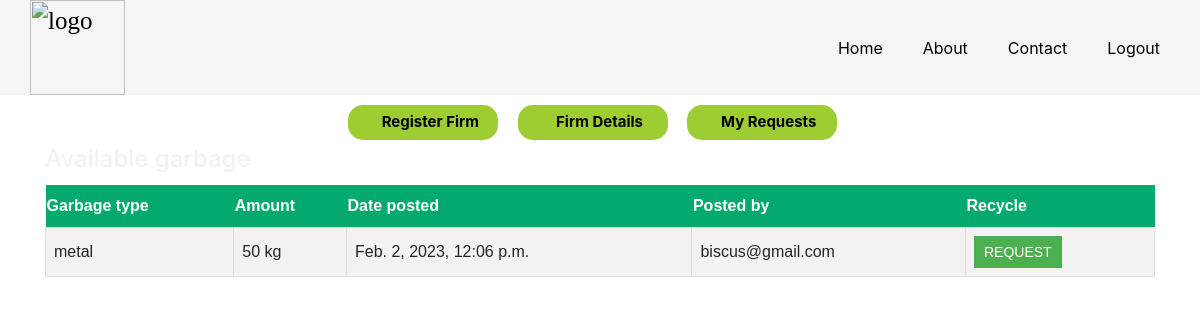
The page /recycler on the database its author committed.
### new/models.py (models this page shows, shortened)
class Garbage(models.Model):
    class GarbageType(models.TextChoices):
        ORGANIC= 'ORGANIC', ('Organic')
        GLASS= 'GLASS', ('Glass')
        PAPER= 'PAPER', ('Paper')
        WOOD= 'WOOD', ('Wood')
        PLASTIC= 'PLASTIC', ('Plastic')
        ELECTRONIC= 'ELECTRONIC', ('Electronic')
        CLOTH= 'CLOTH', ('Cloth')
        METAL= 'METAL', ('Metal')
    class Accepted(models.TextChoices):
        REQUEST = "REQUEST","REQUEST"
        PENDING = "PENDING","PENDING"
        RECYCLED = "RECYCLED","RECYCLED"
    User = get_user_model()
    ID = models.BigAutoField(primary_key=True)
    username = models.ForeignKey(User,on_delete=models.DO_NOTHING)
    Date = models.DateTimeField(auto_now_add=True)
    Garbage_Type = models.CharField(
        max_length=20,
        choices=GarbageType.choices,
        default=GarbageType.PLASTIC,
    )
    Amount = models.CharField(null=TRUE, blank=TRUE,max_length=50)
    Status = models.CharField(
        max_length=20,
        choices=Accepted.choices,
        default=Accepted.REQUEST,
    )
    class Meta:
        ordering = ['Status']

class User(AbstractUser):
    class Category(models.TextChoices):
        COLLECTOR = "COLLECTOR","COLLECTOR"
        RECYCLER = "RECYCLER","RECYCLER"
    category=models.CharField(_("Category"),max_length=50,choices=Category.choices,default=Category.COLLECTOR)
    username = models.CharField(max_length=50,primary_key=True)
    def __str__(self):
        return self.username

### new/views.py (the view)
# urls.py: path('recycler', views.recycler, name="recycler"),
def recycler(request):
    garbage_list = Garbage.objects.all()
    User = get_user_model()
    if request.method == "POST":
        Name = request.POST['name']
        Phone = request.POST['phone']
        Address = request.POST['address']
        username = request.user.username
        print(User.objects.get(username=username))
        if Firm.objects.filter(Name=Name).exists():
            messages.info(request,"This firm was already registered")
            return redirect('recycler')
        else:
            ins = Firm(Name=Name,Phone=Phone,Address=Address,username=(User.objects.get(username=username)))
            ins.save()
            messages.info(request,"Successfully added")
            return redirect('recycler')
    else:
        return render(request, 'new/recycler.html',{'garbage_list':garbage_list})

### new/templates/new/recycler.html (shortened to what this page needs)
<html lang="en">
<head>
  <link rel="stylesheet" href="https://cdn.jsdelivr.net/npm/bootstrap@4.3.1/dist/css/bootstrap.min.css"
>
</head>
<body>
  <header class="header">
    <a href="#" class="logo"><img style="height: 95px;"
        src="https://cdn.freelogodesign.org/files/660acdadb1e54b6fb1fa9d0af0ac89fc/thumb/logo_200x200.png?v=0"
        alt="logo"></a>
    <nav class="nav-items">
      <a href="/">Home</a>
      <a href="#">About</a>
      <a href="#">Contact</a>
      <a href="/">Logout</a>
    </nav>
  </header>
  <div class="eer" align="center">
    <button style="padding-left: 20px;" class="openButton" onclick="openForm()"><strong>Register Firm</strong></button>
    <button style="padding-left: 20px;" class="openButton"><a href="/firm" style="text-decoration: none;color: #000;"><strong>Firm Details</strong></a></button>
    <button style="padding-left: 20px;" class="openButton"><a href="/myrequests" style="text-decoration: none;color: #000;"><strong>My Requests</strong></a></button>
  </div>
  <div class="container">
    <h4>Available garbage</h4>
    <table id="garbage">
      <th>Garbage type</th>
      <th>Amount</th>
      <th>Date posted</th>
      <th>Posted by</th>
      <th>Recycle</th>
      {% for Garbage in garbage_list %}
      {% if Garbage.Status == 'REQUEST' %}
      <tr>
        <td>{{ Garbage.Garbage_Type }}</td>
        <td>{{ Garbage.Amount }}</td>
        <td>{{ Garbage.Date }}</td>
        <td>{{ Garbage.username }}</td>
        <td><a href="{% url 'sendrequest' Garbage.ID %}"><button class="button recycle">{{ Garbage.Status }}</button></a></td>
      {% endif %}
      </tr>
      {% endfor %}
    </table>
  </div>
</body>
</html>

### new/templates/new/recycler.html (style rules this page uses)
* { box-sizing: border-box; }
.openButton { background-color: #9dcc33; color: black; cursor: pointer; padding-left: 20px; border-radius: 15px; height: 35px; width: 150px; border: none; margin-right: 15px; }
.header { display: flex; justify-content: space-between; align-items: center; background-color: #f5f5f5; }
.header .logo { font-size: 25px; font-family: 'Sriracha', cursive; color: #000; text-decoration: none; margin-left: 30px; }
.nav-items { display: flex; justify-content: space-around; align-items: center; background-color: #f5f5f5; margin-right: 20px; }
.nav-items a { text-decoration: none; color: #000; padding: 35px 20px; }
.eer { color: #000; text-decoration: none; padding-top: 10px; font-size: 20px; }
body { background-image: url(https://images.unsplash.com/photo-1586041828039-b8d193d6d1dc?ixlib=rb-1.2.1&ixid=MnwxMjA3fDB8MHxzZWFyY2h8Mjl8fHJlY3ljbGluZ3xlbnwwfHwwfHw%3D&auto=format&fit=crop&w=500&q=60); position: relative; background-position: center; background-repeat: no-repeat; background-size: cover; height: 100vh; width: 100%; }
#garbage { font-family: Arial, Helvetica, sans-serif; border-collapse: collapse; width: 100%; }
#garbage td, #customers th { border: 1px solid #ddd; padding: 8px; }
#garbage tr { background-color: #f2f2f2; }
#garbage th { padding-top: 12px; padding-bottom: 12px; text-align: left; background-color: #04AA6D; color: white; }
.button { background-color: #4CAF50; border: none; color: white; padding: 8px 10px; text-align: center; text-decoration: none; font-size: 14px; cursor: pointer; }
h4 { color: #f2f2f2; padding-bottom: 3.5px; }
.eer { color: #000; text-decoration: none; padding-top: 10px; font-size: 15px; padding-bottom: 5px; }

### rows shown on the page
Garbage: Garbage_Type "metal", Amount "50 kg", Date "Feb. 2, 2023, 12:06 p.m.", username "biscus@gmail.com", Status "REQUEST"
